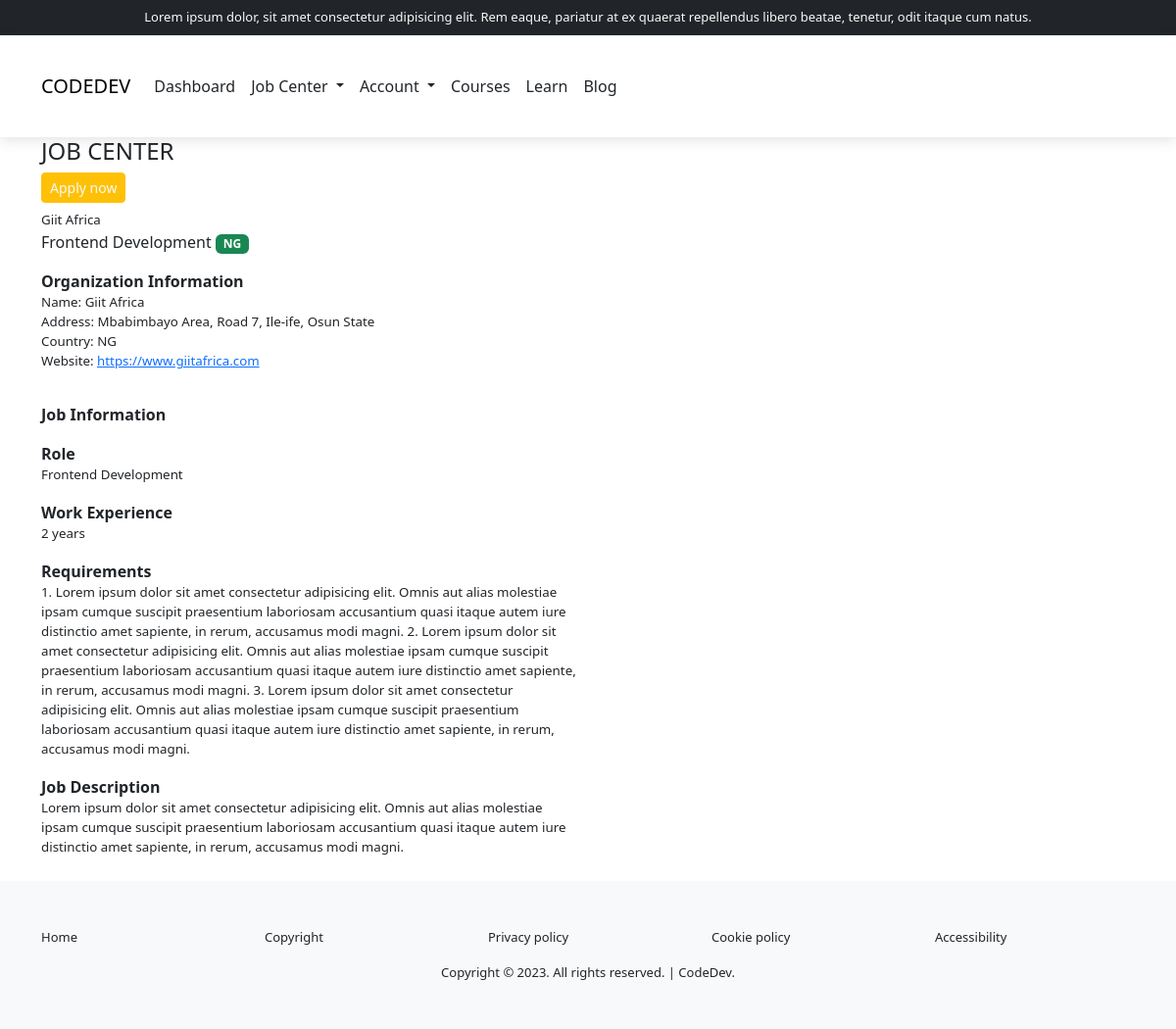
Screenshot of /jobs/1 with the database file from the repository.
### app/models.py (models this page shows)
class Job(models.Model):
    company_name = models.CharField(max_length=10000000, blank=True)
    address = models.CharField(max_length=10000000, blank=True)
    country = models.CharField(max_length=10000000, blank=True)
    website = models.CharField(max_length=10000000, blank=True)
    role = models.CharField(max_length=10000000, blank=True)
    work_experience = models.CharField(max_length=10000000, blank=True)
    job_description = models.TextField(max_length=10000000, blank=True)
    requirement = models.TextField(max_length=10000000, blank=True)
    date_added = models.DateField(auto_created=datetime.date.today(), blank=True)

### app/views.py (the view)
# urls.py: path('jobs/<int:id>', views.job, name="job"),
def job(request, id):
    try:
        job_id = Job.objects.get(id=id)
    except Job.DoesNotExist:
        return render(request, 'not_found.html')
    return render(request, 'job.html', {"job":job_id})

### app/templates/job.html (shortened to what this page needs)
{% extends 'dbase.html' %}
{% block message %}
<section>
    <div class="container">
        <div class="row">
            <div class="col-sm-6">
                <div class="h4">JOB CENTER</div>
                <div class="mb-2">
                    <a href="{% url 'apply' job.id %}" class="btn btn-sm btn-warning text-light">Apply now</a>
                </div>
        <div style="font-size: smaller;">{{job.company_name}}</div>
        <div>{{job.role}} <span class="badge bg-success">{{job.country}}</span></div>
        <div class="py-3">
          <div style="font-weight: bold;">Organization Information</div>
          <div style="font-size: smaller;">Name: {{job.company_name}}</div>
          <div  style="font-size: smaller;">Address: {{job.address}}</div>
          <div  style="font-size: smaller;">Country: {{job.country}}</div>
          <div  style="font-size: smaller;">Website: <a href="{{job.webiste | urlize }}" target="_blank">{{job.website | urlize }}</a></div>
        </div>
        <div class="py-3">
          <div style="font-weight: bold;" class="mb-2">Job Information</div>
        <div class="py-2">
            <div style="font-weight: bold;">Role</div>
            <div  style="font-size: smaller;">{{job.role}}</div>
        </div>
        <div class="py-2">
            <div style="font-weight: bold;">Work Experience</div>
            <div  style="font-size: smaller;">{{job.work_experience}}</div>
        </div>
        <div class="py-2">
            <div style="font-weight: bold;">Requirements</div>
            <div  style="font-size: smaller;">{{job.requirement | safe}}</div>
        </div>
        <div class="py-2">
            <div style="font-weight: bold;">Job Description</div>
            <div  style="font-size: smaller;">{{job.job_description}}</div>
        </div>
            </div>
        </div>
    </div>
</section>
{% endblock message %}

### app/templates/dbase.html (shortened to what this page needs)
<!doctype html>
<html lang="en">
  <head>
    <link rel="stylesheet" href="https://cdn.jsdelivr.net/npm/bootstrap-icons@1.10.1/font/bootstrap-icons.css">
    <link href="https://cdn.jsdelivr.net/npm/bootstrap@5.2.2/dist/css/bootstrap.min.css" rel="stylesheet">
  </head>
  <body>
    {% if user.is_authenticated %}
       {% else %}
    <section class="bg-dark text-light py-2">
      <div class="container">
        <div class="text-center" style="font-size: small;">Lorem ipsum dolor, sit amet consectetur adipisicing elit. Rem eaque, pariatur at ex quaerat repellendus libero beatae, tenetur, odit itaque cum natus.</div>
        {% endif %}
      </div>
    </section>
    <section class="sticky-top py-4" style="background-color: white;box-shadow: rgba(0, 0, 0, 0.1) 0px 4px 12px;">
        <nav class="navbar navbar-expand-lg">
            <div class="container">
              <a class="navbar-brand" style="color: black;" href="#">CODEDEV</a>
              <div class="offcanvas offcanvas-end" tabindex="-1" id="offcanvasNavbar" aria-labelledby="offcanvasNavbarLabel">
                <div class="offcanvas-body">
                  <ul class="navbar-nav justify-content-start flex-grow-1 pe-3">
                    <li class="nav-item">
                      <a class="nav-link text-dark" style="font-weight:500" aria-current="page" href="{% url 'dashboard' %}">Dashboard</a>
                    </li>
                    <li class="nav-item dropdown">
                        <a class="nav-link dropdown-toggle text-dark" style="font-weight:500" href="#" role="button" data-bs-toggle="dropdown" aria-expanded="false">
                          Job Center
                        </a>
                      </li>
                    <li class="nav-item dropdown">
                      <a class="nav-link dropdown-toggle text-dark" style="font-weight:500" href="#" role="button" data-bs-toggle="dropdown" aria-expanded="false">
                        Account
                      </a>
                    </li>
                    <li class="nav-item">
                      <a class="nav-link text-dark"  style="font-weight:500" href="{% url 'login' %}">Courses</a>
                    </li>
                    <li class="nav-item">
                      <a class="nav-link text-dark"  style="font-weight:500" href="{% url 'learn' %}">Learn</a>
                    </li> <li class="nav-item">
                      <a class="nav-link text-dark"  style="font-weight:500" href="{% url 'blog' %}">Blog</a>
                    </li>
                  </ul>
                </div>
              </div>
            </div>
          </nav>
    </section>
    {% block message %}
    {% endblock message %}
    <footer class="py-5 bg-light">
        <section>
           <div class="container">
            <div class="row">
                <div class="col">
                    <a href="{% url 'home' %}" style="text-decoration: none;" class="text-dark">Home</a>
                </div>
                <div class="col">
                    <a href="" style="text-decoration: none;" class="text-dark">Copyright</a>
                </div>
                <div class="col">
                    <a href="" style="text-decoration: none;" class="text-dark">Privacy policy</a>
                </div>
                <div class="col">
                    <a href="" style="text-decoration: none;" class="text-dark">Cookie policy</a>
                </div>
                <div class="col">
                    <a href="" style="text-decoration: none;" class="text-dark">Accessibility</a>
                </div>
            </div>
            <div class="text-center mt-3">Copyright &copy {% now 'Y' %}. All rights reserved. | CodeDev.</div>
           </div>
        </section>
    </footer>
  </body>
</html>

### app/templates/dbase.html (style rules this page uses)
footer { font-size: small; }

### rows the page displays
Job: company_name "Giit Africa", role "Frontend Development", country "NG", address "Mbabimbayo Area, Road 7, Ile-ife, Osun State", website "https://www.giitafrica.com", work_experience "2 years", requirement "1. Lorem ipsum dolor sit amet consectetur adipisicing elit. Omnis aut alias molestiae ipsam cumque suscipit praesentium laboriosam accusantium quasi itaque autem iure distinctio amet sapiente, in rerum, accusamus modi magni. 2. Lorem ipsum dolor sit amet consectetur adipisicing elit. Omnis aut alias molestiae ipsam cumque suscipit praesentium laboriosam accusantium quasi itaque autem iure distinctio amet sapiente, in rerum, accusamus modi magni. 3. Lorem ipsum dolor sit amet consectetur adipisicing elit. Omnis aut alias molestiae ipsam cumque suscipit praesentium laboriosam accusantium quasi itaque autem iure distinctio amet sapiente, in rerum, accusamus modi magni.", job_description "Lorem ipsum dolor sit amet consectetur adipisicing elit. Omnis aut alias molestiae ipsam cumque suscipit praesentium laboriosam accusantium quasi itaque autem iure distinctio amet sapiente, in rerum, accusamus modi magni."
